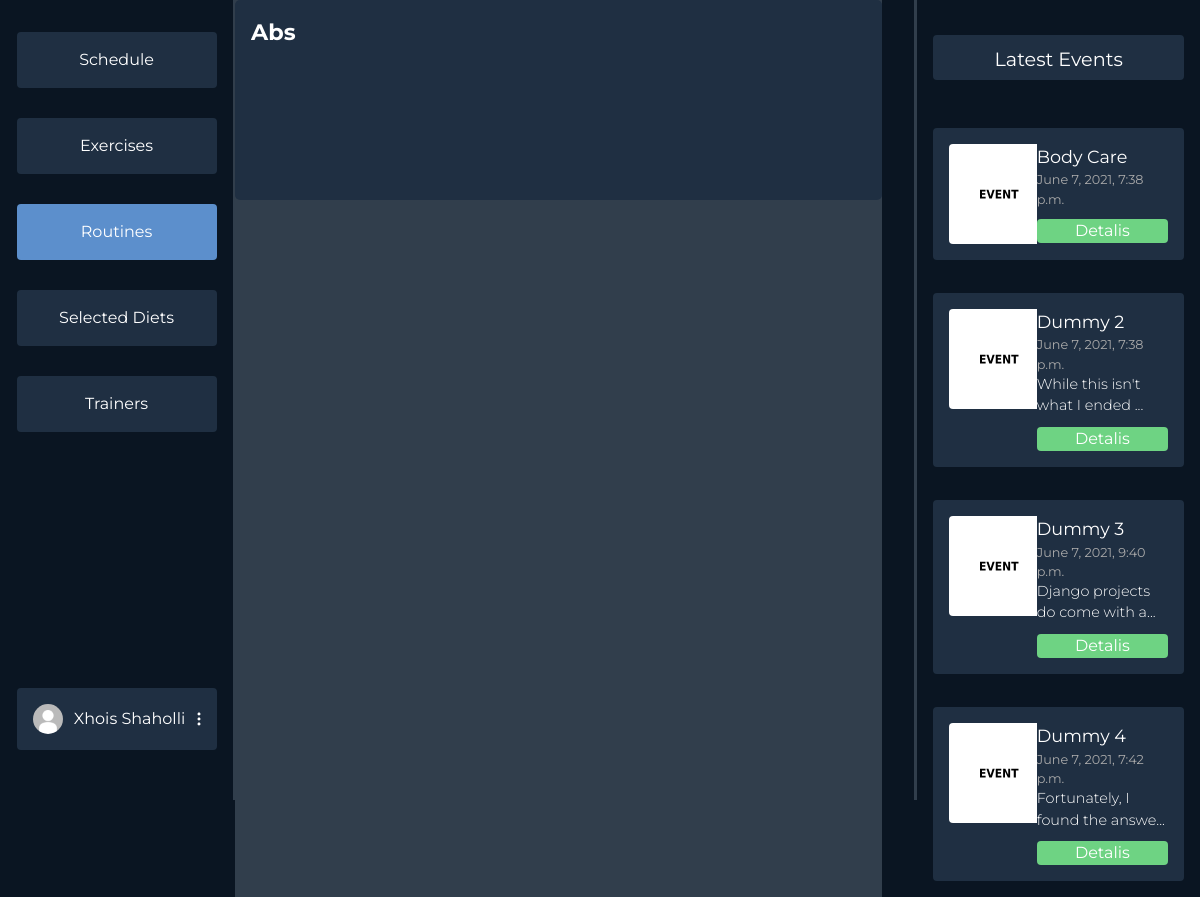
The page /dashboard/routine/1 (signed in) on the database its author committed.
### users/models.py (models this page shows, shortened)
class Profile(models.Model):
    user = models.OneToOneField(User, on_delete=models.CASCADE)
    profile_photo = models.ImageField(
        upload_to='media/profiles/', default='profiles/default.jpg')
    height = models.FloatField(default=170.0)
    weight = models.FloatField(default=60.0)
    weight_goal = models.FloatField(default=70.0)
    GENDER_CHOICES = (('F', 'Female'), ('M', 'Male'), ('O', 'Other'))
    gender = models.CharField(
        max_length=9, choices=GENDER_CHOICES, default=GENDER_CHOICES[0])
    FREQUENCY = (
        ('3x', '3 Times a Week'),
        ('4x', '4 Times a Week'),
        ('5x', '5 Times a Week'),
        ('6x', '6 Times a Week'),
    )
    week_frequency = models.CharField(
        max_length=20, choices=FREQUENCY, default=FREQUENCY[0])
    profile_complete = models.BooleanField(default=False)
    selected_diets = models.ManyToManyField(DietPlan, blank=True)
    age = models.IntegerField(null=True)

### dashboards/models.py (models this page shows, shortened)
class Routine(models.Model):
    owner = models.ForeignKey(User, on_delete=CASCADE,
                              related_name='%(class)s_username', null=True)
    title = models.CharField(max_length=60, blank=True)
    selected_by = models.ManyToManyField(User)
    desc = models.TextField(blank=True)
    thumbnail = models.ImageField(
        upload_to='routines/', default='routines/default.jpg')
    exercises = models.ManyToManyField(Exercise)
    days = models.CharField(max_length=60, blank=True)

class Event(models.Model):
    title = models.CharField(max_length=60, blank=True)
    date = models.DateTimeField(default=datetime.now(), blank=True)
    desc = models.TextField(blank=True)
    thumbnail = models.ImageField(
        upload_to='events/', default='events/default.jpg')

### dashboards/user_views.py (the view)
# urls.py: path('routine/<int:rid>', user_views.routine_details,
@login_required(login_url='login')
def routine_details(request, rid):
    events = Event.objects.all()[:4]
    r = get_object_or_404(Routine, id=rid)
    if r:
        context = {'options': ROUTINES_NAV, 'events': events, 'routine': r}
        return render(request, 'dashboards/user/show_routine.html', context)

### dashboards/templates/dashboards/user/show_routine.html (shortened to what this page needs)
{% extends 'dashboards/user/dashboard.html' %}
{% load static %}
{% block styles %}
<link rel="stylesheet" href="{% static 'css/dashboards/exercises.css' %}">
{% endblock styles %}
{% block middle %}
<div class="exercise-card">
    <div class="exercise-header">
        <div class="exercise-title">{{routine.title}}</div>
    </div>
</div>
{% endblock middle %}

### dashboards/templates/dashboards/user/dashboard.html (shortened to what this page needs)
{% load static %}
<html>
  <head>
    <link href="https://cdn.jsdelivr.net/npm/bootstrap@5.0.1/dist/css/bootstrap.min.css" rel="stylesheet">
    <link rel="stylesheet" href="{% static 'css/dashboards/main.css' %}">
    <link rel="stylesheet" href="https://cdn.jsdelivr.net/npm/bootstrap-select@1.13.14/dist/css/bootstrap-select.min.css">
    {% block styles %}
    {% endblock styles %}
  </head>
  <body>
  {% block content %}
  {% if user.is_authenticated %}
  <div class="mycontainer">
    <div class="navigation">
      <div class="nav-col">
        <div class="options">
          {% for key, item in options.items %}
            {% if item.isActive %}
            <a class="option-active" href="/dashboard/{{item.url}}">{{ item.name }}</a>
            {% else %}
            <a class="option" href="/dashboard/{{item.url}}">{{ item.name }}</a>
            {% endif %}
          {% endfor %}
        </div>
        <div class="profile-wrapper">
          <div class="user-btn">
            <div class="profile-pic"><img src="{{ user.profile.profile_photo.url }}" alt=""></div>
            {% if user.first_name %}
            <span>{{user.get_full_name}}</span>
            {% else %}
            <span>{{user.username}}</span>
            {% endif %}
            <div class="three-dot"><img src="{% static 'svg/3dots.svg' %}" alt=""></div>
          </div>
        </div>
      </div>
      <div class="divider"></div>
    </div>
    <div class="middle">
    {% block middle %}
    {% endblock middle %}
    </div>
    <div class="events-section">
      <div class="divider"></div>
      <div class="events">
        <div class="latest">
          Latest Events
        </div>
        <div class="items overflow-auto">
        {% for item in events %}
          <div class="event-item">
            <div class="event-item-left">
              <div class="event-thumb"><img src="{{item.thumbnail.url}}"></div>
            </div>
            <div class="event-item-right">
              <div class="title">{{item.title}}</div>
              <div class="date">{{item.date}}</div>
              {% if item.desc|length > 30 %}
                <div class="desc">{{item.desc|slice:":30"}}...</div>
              {% else %}
                <div class="desc">{{item.desc}}</div>
              {% endif %}
              <div class="details">Detalis</div>
            </div>
          </div>
        {% endfor %}
        </div>
      </div>
    </div>
  </div>
  {% endif %}
  {% endblock content %}
  </body>
<html>

### static/css/dashboards/main.css (style rules this page uses)
* { margin: 0; font-family: "Montserrat", sans-serif; overflow: hidden; }
body { background-color: #0a1522; }
.mycontainer { display: flex; flex-direction: row; justify-content: space-between; }
.navigation { width: 20vw; }
.nav-col { display: flex; flex-direction: column; align-items: flex-end; margin: 1em; }
.options { margin-left: 7em; display: flex; flex-direction: column; justify-content: space-between; margin-top: 1em; height: 400px; }
.option { background-color: #1f2f42; color: #fff; padding: 1em; padding-right: 1em; padding-left: 1em; width: 200px; text-align: center; border-radius: 4px; }
a { text-decoration: none; }
.option-active { background-color: #5c8fcc; color: #fff; padding: 1em; padding-right: 1em; padding-left: 1em; width: 200px; text-align: center; border-radius: 4px; }
.user-btn { background-color: #1f2f42; color: #fff; padding: 1em; padding-right: 1em; padding-left: 1em; width: 200px; text-align: center; border-radius: 4px; margin-top: 16em; display: flex; flex-direction: row; align-items: center; justify-content: space-between; }
.profile-pic img { height: 30px; border-radius: 50%; width: auto; }
.navigation { display: flex; flex-direction: row; }
.divider { background-color: #313e4c; width: 4px; height: 100vh; margin: 0; padding: 0; z-index: 10; }
.middle { margin-right: 2em; width: 55vw; background-color: #313e4c; }
.events-section { margin-right: 1em; width: 23vw; display: flex; flex-direction: row; }
.event-thumb img { width: 100px; height: auto; border-radius: 4px; }
.latest { margin-top: 1em; background-color: #1f2f42; color: white; border-radius: 4px; padding: 0.5em 1em 0.5em 1em; text-align: center; font-size: 1.2em; }
.events { margin-top: 1em; margin-left: 1em; display: flex; flex-direction: column; color: white; width: 100%; }
.items { height: 200px; max-height: 800px; margin-top: 2em; display: flex; flex-direction: column; justify-content: space-between; height: 100%; }
.event-item { background-color: #1f2f42; border-radius: 4px; padding: 1em; display: flex; flex-direction: row; margin: 1em 0 1em 0; }
.event-item-left { width: 40%; }
.event-item-right { width: 60%; }
.event-item-right .title { font-size: 1.1em; }
.event-item-right .date { font-size: 0.8em; color: rgb(170, 170, 170); }
.event-item-right .desc { font-weight: 300; font-size: 0.9em; }
.event-item-right .details { margin-top: 10px; background-color: #6ed383; border-radius: 4px; text-align: center; }

### static/css/dashboards/exercises.css (style rules this page uses)
.exercise-card { padding: 1em; display: flex; flex-direction: column; align-items: flex-start; justify-content: space-between; color: white; min-height: 200px; max-height: 200px; border-radius: 5px; background-color: #1f2f42; }
.exercise-title { font-size: 1.4em; font-weight: bold; }

### rows shown on the page
Routine: title "Abs"
Event: thumbnail (placeholder picture), title "Body Care", date "June 7, 2021, 7:38 p.m."
Event: thumbnail (placeholder picture), title "Dummy 2", date "June 7, 2021, 7:38 p.m.", desc "While this isn't what I ended"
Event: thumbnail (placeholder picture), title "Dummy 3", date "June 7, 2021, 9:40 p.m.", desc "Django projects do come with a"
Event: thumbnail (placeholder picture), title "Dummy 4", date "June 7, 2021, 7:42 p.m.", desc "Fortunately, I found the answe"

### other values the page prints
{{ item.name }} "Schedule" "Exercises" "Selected Diets" "Trainers"
{{ item.name }} "Routines"
{{ user.get_full_name }} "Xhois Shaholli"
